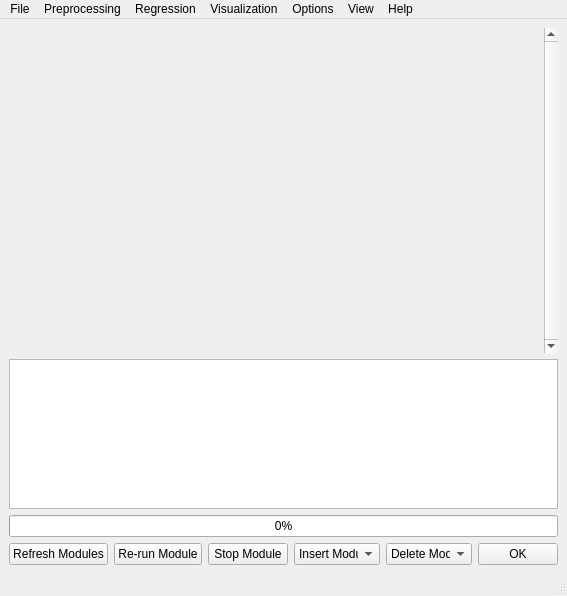
<?xml version="1.0" encoding="UTF-8"?>
<ui version="4.0">
 <class>MainWindow</class>
 <widget class="QMainWindow" name="MainWindow">
  <property name="geometry">
   <rect>
    <x>0</x>
    <y>0</y>
    <width>539</width>
    <height>596</height>
   </rect>
  </property>
  <property name="windowTitle">
   <string>PYSAT Point Spectra GUI</string>
  </property>
  <widget class="QWidget" name="centralwidget">
   <layout class="QVBoxLayout" name="verticalLayout">
    <item>
     <widget class="QScrollArea" name="scrollArea">
      <property name="frameShape">
       <enum>QFrame::NoFrame</enum>
      </property>
      <property name="frameShadow">
       <enum>QFrame::Plain</enum>
      </property>
      <property name="lineWidth">
       <number>0</number>
      </property>
      <property name="verticalScrollBarPolicy">
       <enum>Qt::ScrollBarAlwaysOn</enum>
      </property>
      <property name="widgetResizable">
       <bool>true</bool>
      </property>
      <property name="alignment">
       <set>Qt::AlignCenter</set>
      </property>
      <widget class="QWidget" name="scrollAreaWidgetContents">
       <property name="geometry">
        <rect>
         <x>0</x>
         <y>0</y>
         <width>504</width>
         <height>323</height>
        </rect>
       </property>
       <layout class="QVBoxLayout" name="verticalLayout_2"/>
      </widget>
     </widget>
    </item>
    <item>
     <widget class="QTextBrowser" name="textBrowser">
      <property name="enabled">
       <bool>true</bool>
      </property>
      <property name="maximumSize">
       <size>
        <width>16777215</width>
        <height>150</height>
       </size>
      </property>
      <property name="toolTip">
       <string>&lt;html&gt;&lt;head/&gt;&lt;body&gt;&lt;p&gt;Console window&lt;br/&gt;This window gives you information about your running module&lt;br/&gt;Errors will also show up here, if they occur&lt;/p&gt;&lt;/body&gt;&lt;/html&gt;</string>
      </property>
     </widget>
    </item>
    <item>
     <widget class="QProgressBar" name="progressBar">
      <property name="toolTip">
       <string>&lt;html&gt;&lt;head/&gt;&lt;body&gt;&lt;p&gt;Your current progression.&lt;/p&gt;&lt;/body&gt;&lt;/html&gt;</string>
      </property>
      <property name="value">
       <number>0</number>
      </property>
      <property name="format">
       <string>%p%</string>
      </property>
     </widget>
    </item>
    <item>
     <layout class="QHBoxLayout" name="progress_OK">
      <item>
       <widget class="QPushButton" name="refreshModulePushButton">
        <property name="toolTip">
         <string>&lt;html&gt;&lt;head/&gt;&lt;body&gt;
&lt;p&gt;Refresh the modules&lt;/p&gt;
&lt;p&gt;This will update all the modules so they contain relevant information from previous modules.
&lt;/body&gt;&lt;/html&gt;</string>
        </property>
        <property name="text">
         <string>Refresh Modules</string>
        </property>
       </widget>
      </item>
      <item>
       <widget class="QPushButton" name="undoModulePushButton">
        <property name="toolTip">
         <string>&lt;html&gt;&lt;head/&gt;&lt;body&gt;&lt;p&gt;Re-run your last run module&lt;/p&gt;&lt;/body&gt;&lt;/html&gt;</string>
        </property>
        <property name="text">
         <string>Re-run Module</string>
        </property>
       </widget>
      </item>
      <item>
       <widget class="QPushButton" name="stopPushButton">
        <property name="toolTip">
         <string>&lt;html&gt;&lt;head/&gt;&lt;body&gt;&lt;p&gt;Completely stop the currently running module&lt;/p&gt;&lt;/body&gt;&lt;/html&gt;</string>
        </property>
        <property name="text">
         <string>Stop Module</string>
        </property>
       </widget>
      </item>
      <item>
       <widget class="QComboBox" name="insertModuleComboBox">
        <property name="minimumSize">
         <size>
          <width>86</width>
          <height>0</height>
         </size>
        </property>
        <item>
         <property name="text">
          <string>Insert Module</string>
         </property>
        </item>
       </widget>
      </item>
      <item>
       <widget class="QComboBox" name="deleteModuleComboBox">
        <property name="minimumSize">
         <size>
          <width>86</width>
          <height>0</height>
         </size>
        </property>
        <item>
         <property name="text">
          <string>Delete Module</string>
         </property>
        </item>
       </widget>
      </item>
      <item>
       <widget class="QPushButton" name="okPushButton">
        <property name="toolTip">
         <string>&lt;html&gt;&lt;head/&gt;&lt;body&gt;&lt;p&gt;Press this button when you are ready to run the modules in your workflow&lt;/p&gt;&lt;/body&gt;&lt;/html&gt;</string>
        </property>
        <property name="whatsThis">
         <string>Press this button when you're ready to run. (Ctrl+Enter)</string>
        </property>
        <property name="text">
         <string>OK</string>
        </property>
       </widget>
      </item>
     </layout>
    </item>
   </layout>
  </widget>
  <widget class="QMenuBar" name="menubar">
   <property name="geometry">
    <rect>
     <x>0</x>
     <y>0</y>
     <width>539</width>
     <height>21</height>
    </rect>
   </property>
   <widget class="QMenu" name="menuFile">
    <property name="title">
     <string>File</string>
    </property>
    <addaction name="actionLoad_Data"/>
    <addaction name="actionRename_Data"/>
    <addaction name="separator"/>
    <addaction name="actionRead_ChemCam_Data"/>
    <addaction name="separator"/>
    <addaction name="actionSet_Output_Path"/>
    <addaction name="separator"/>
    <addaction name="actionRestore_Workflow"/>
    <addaction name="actionRestore_Trained_Model"/>
    <addaction name="separator"/>
    <addaction name="actionSave_Current_Workflow"/>
    <addaction name="actionSave_Trained_Model"/>
    <addaction name="actionSave_Current_Data"/>
    <addaction name="separator"/>
    <addaction name="actionClear_Workflow"/>
    <addaction name="separator"/>
    <addaction name="actionCreate_New_Workflow"/>
    <addaction name="actionExit"/>
   </widget>
   <widget class="QMenu" name="menuPreprocessing">
    <property name="title">
     <string>Preprocessing</string>
    </property>
    <addaction name="actionRemove_Rows"/>
    <addaction name="actionCombine_Data_Sets"/>
    <addaction name="actionOutlier_Removal"/>
    <addaction name="actionSplit_Data"/>
    <addaction name="actionInterpolate"/>
    <addaction name="actionRemove_Baseline"/>
    <addaction name="actionApply_Mask"/>
    <addaction name="actionPeak_Areas"/>
    <addaction name="actionMultiply_by_Vector"/>
    <addaction name="actionNormalization"/>
    <addaction name="actionDimensionality_Reduction"/>
    <addaction name="actionStratified_Folds"/>
    <addaction name="actionSpectral_Derivative"/>
   </widget>
   <widget class="QMenu" name="menuRegression">
    <property name="title">
     <string>Regression</string>
    </property>
    <addaction name="actionCross_Validation"/>
    <addaction name="actionTrain"/>
    <addaction name="actionPredict"/>
    <addaction name="actionSubmodel_Blend"/>
   </widget>
   <widget class="QMenu" name="menuVisualization">
    <property name="title">
     <string>Visualization</string>
    </property>
    <addaction name="actionPlot"/>
    <addaction name="actionPlot_Spectra"/>
    <addaction name="actionPlot_ICA_PCA"/>
   </widget>
   <widget class="QMenu" name="menuHelp">
    <property name="title">
     <string>Help</string>
    </property>
    <addaction name="actionAbout"/>
    <addaction name="actionAbout_Qt"/>
   </widget>
   <widget class="QMenu" name="menuOptions">
    <property name="title">
     <string>Options</string>
    </property>
    <widget class="QMenu" name="menuDark_Mode">
     <property name="title">
      <string>Theme</string>
     </property>
     <addaction name="actionDefault"/>
     <addaction name="actionBrace_yourself"/>
     <addaction name="actionQtmodern"/>
    </widget>
    <widget class="QMenu" name="menuDebug_Mode">
     <property name="title">
      <string>Debug Mode</string>
     </property>
     <addaction name="actionOn"/>
     <addaction name="actionOff"/>
    </widget>
    <addaction name="menuDark_Mode"/>
    <addaction name="menuDebug_Mode"/>
   </widget>
   <widget class="QMenu" name="menuView">
    <property name="title">
     <string>View</string>
    </property>
    <addaction name="actionData_Box"/>
   </widget>
   <addaction name="menuFile"/>
   <addaction name="menuPreprocessing"/>
   <addaction name="menuRegression"/>
   <addaction name="menuVisualization"/>
   <addaction name="menuOptions"/>
   <addaction name="menuView"/>
   <addaction name="menuHelp"/>
  </widget>
  <widget class="QStatusBar" name="statusbar"/>
  <action name="actionRead_ChemCam_Data">
   <property name="text">
    <string>Read ChemCam Data</string>
   </property>
  </action>
  <action name="actionLoad_Data">
   <property name="text">
    <string>Load Data</string>
   </property>
  </action>
  <action name="actionSet_Output_Path">
   <property name="text">
    <string>Set Output Path</string>
   </property>
  </action>
  <action name="actionSave_Current_Data">
   <property name="text">
    <string>Save Current Data to CSV</string>
   </property>
  </action>
  <action name="actionCreate_New_Workflow">
   <property name="text">
    <string>Create New Workflow</string>
   </property>
  </action>
  <action name="actionRestore_Workflow">
   <property name="text">
    <string>Restore Workflow</string>
   </property>
  </action>
  <action name="actionSave_Current_Workflow">
   <property name="text">
    <string>Save Current Workflow</string>
   </property>
  </action>
  <action name="actionExit">
   <property name="text">
    <string>Exit</string>
   </property>
  </action>
  <action name="actionRemove_Rows">
   <property name="text">
    <string>Remove Rows</string>
   </property>
  </action>
  <action name="actionSplit_Data">
   <property name="text">
    <string>Split Data</string>
   </property>
  </action>
  <action name="actionInterpolate">
   <property name="text">
    <string>Interpolate</string>
   </property>
  </action>
  <action name="actionRemove_Baseline">
   <property name="text">
    <string>Remove Baseline</string>
   </property>
  </action>
  <action name="actionApply_Mask">
   <property name="text">
    <string>Apply Mask</string>
   </property>
  </action>
  <action name="actionPeak_Areas">
   <property name="text">
    <string>Peak Areas</string>
   </property>
  </action>
  <action name="actionMultiply_by_Vector">
   <property name="text">
    <string>Multiply by Vector</string>
   </property>
  </action>
  <action name="actionNormalization">
   <property name="text">
    <string>Normalization</string>
   </property>
  </action>
  <action name="actionDimensionality_Reduction">
   <property name="text">
    <string>Dimensionality Reduction</string>
   </property>
  </action>
  <action name="actionStratified_Folds">
   <property name="text">
    <string>Stratified Folds</string>
   </property>
  </action>
  <action name="actionCross_Validation">
   <property name="text">
    <string>Cross Validation</string>
   </property>
  </action>
  <action name="actionTrain">
   <property name="text">
    <string>Regression Train</string>
   </property>
  </action>
  <action name="actionSubmodel_Blend">
   <property name="text">
    <string>Blend Submodel Predictions</string>
   </property>
  </action>
  <action name="actionPredict">
   <property name="text">
    <string>Regression Predict</string>
   </property>
  </action>
  <action name="actionPlot">
   <property name="text">
    <string>Plot</string>
   </property>
  </action>
  <action name="actionPlot_Spectra">
   <property name="text">
    <string>Plot Spectra</string>
   </property>
  </action>
  <action name="actionPlot_ICA_PCA">
   <property name="text">
    <string>Plot ICA/PCA</string>
   </property>
  </action>
  <action name="actionAbout">
   <property name="text">
    <string>About...</string>
   </property>
  </action>
  <action name="actionAbout_Qt">
   <property name="text">
    <string>About Qt...</string>
   </property>
  </action>
  <action name="actionOpen_Workflow">
   <property name="text">
    <string>Open Workflow</string>
   </property>
  </action>
  <action name="actionOn_2">
   <property name="text">
    <string>On</string>
   </property>
  </action>
  <action name="actionOff_2">
   <property name="text">
    <string>Off</string>
   </property>
  </action>
  <action name="actionRename_Data">
   <property name="text">
    <string>Rename Data</string>
   </property>
  </action>
  <action name="actionQtmodern">
   <property name="text">
    <string>qtmodern</string>
   </property>
  </action>
  <action name="actionDefault">
   <property name="text">
    <string>Default</string>
   </property>
  </action>
  <action name="actionOn">
   <property name="text">
    <string>On</string>
   </property>
  </action>
  <action name="actionOff">
   <property name="text">
    <string>Off</string>
   </property>
  </action>
  <action name="actionBrace_yourself">
   <property name="text">
    <string>Brace yourself</string>
   </property>
  </action>
  <action name="actionClear_Workflow">
   <property name="text">
    <string>Clear Workflow</string>
   </property>
  </action>
  <action name="actionSpectral_Derivative">
   <property name="text">
    <string>Spectral Derivative</string>
   </property>
  </action>
  <action name="actionData_Box">
   <property name="text">
    <string>Data Box</string>
   </property>
  </action>
  <action name="actionCombine_Data_Sets">
   <property name="text">
    <string>Combine Data Sets</string>
   </property>
  </action>
  <action name="actionOutlier_Removal">
   <property name="text">
    <string>Outlier Removal</string>
   </property>
  </action>
  <action name="actionSave_Trained_Model">
   <property name="text">
    <string>Save Trained Model</string>
   </property>
  </action>
  <action name="actionRestore_Trained_Model">
   <property name="text">
    <string>Restore Trained Model</string>
   </property>
  </action>
 </widget>
 <resources/>
 <connections/>
</ui>
